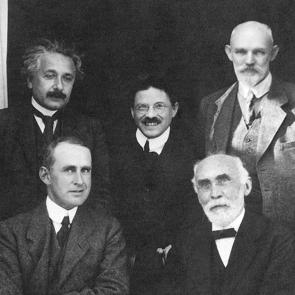
#> input picture res/physicists.jpg, 295 x 295 px
$ python faceDetection.py
#> lines starting #> are read from the running program, lines starting #| are printed output that depends on the picture; after the words box and inside, x2 and y2 are one past the last pixel; in counts of white or black regions, pixels touching at a corner belong together
import cv2
import numpy as np

faceCascade = cv2.CascadeClassifier(cv2.data.haarcascades + "haarcascade_frontalface_default.xml")
img = cv2.imread("./res/physicists.jpg")
#> img is the input picture: shape (295, 295, 3); min 9, max 255, mean 80.6
imgGray = cv2.cvtColor(img, cv2.COLOR_BGR2GRAY)

faces = faceCascade.detectMultiScale(imgGray, 1.1, 4)
#> faces = [[223, 30, 55, 55], [45, 147, 58, 58], [126, 88, 52, 52], [29, 55, 57, 57], [185, 157, 63, 63]]

for (x, y, w, h) in faces:
    cv2.rectangle(img, (x, y), (x+w, y+h), (255, 0, 0), 2)
#> this loop made 5 passes
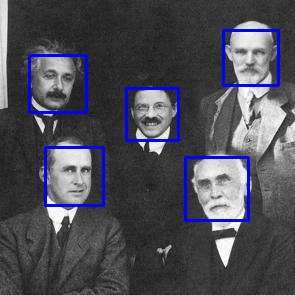
#> img: shape (295, 295, 3); 3.91% of pixels changed, all inside (x1, y1, x2, y2) = (28, 29, 280, 222)

cv2.imshow("Result", img)
cv2.waitKey(0)
